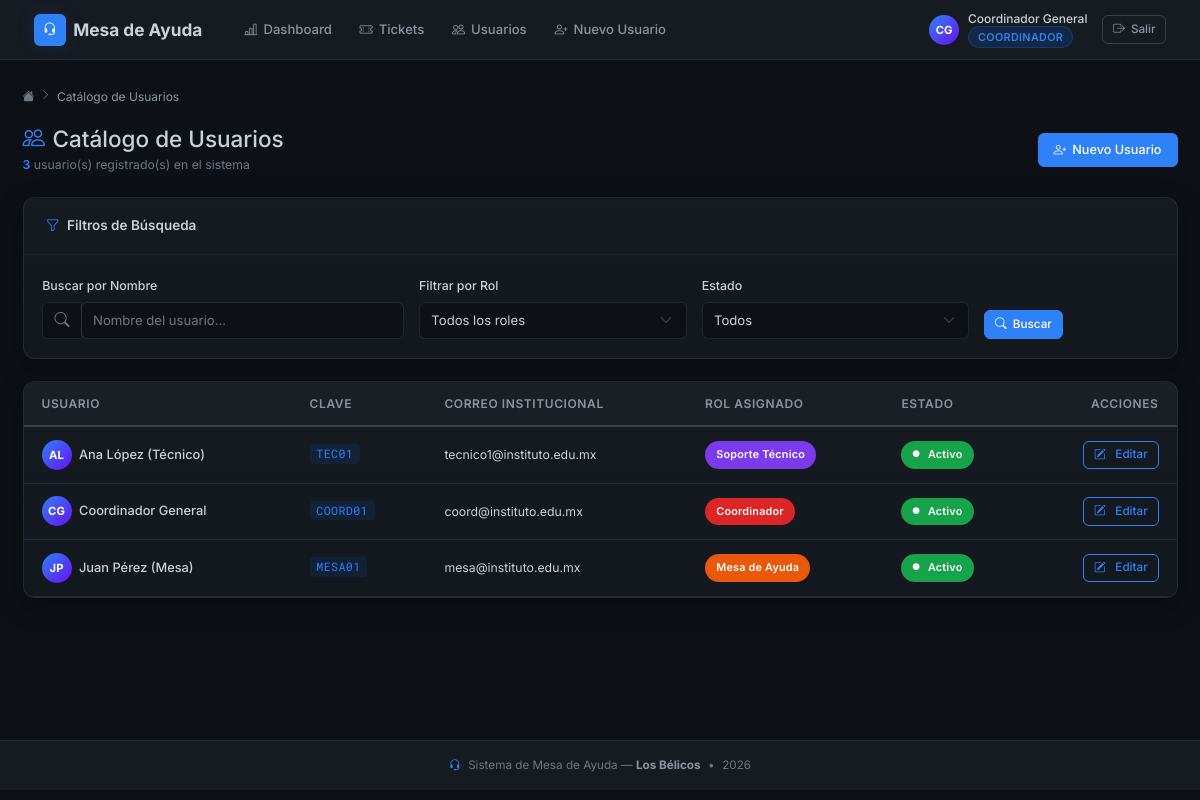
/index.php?controller=Usuario&action=index (signed in), run on an earlier commit of the app's database.
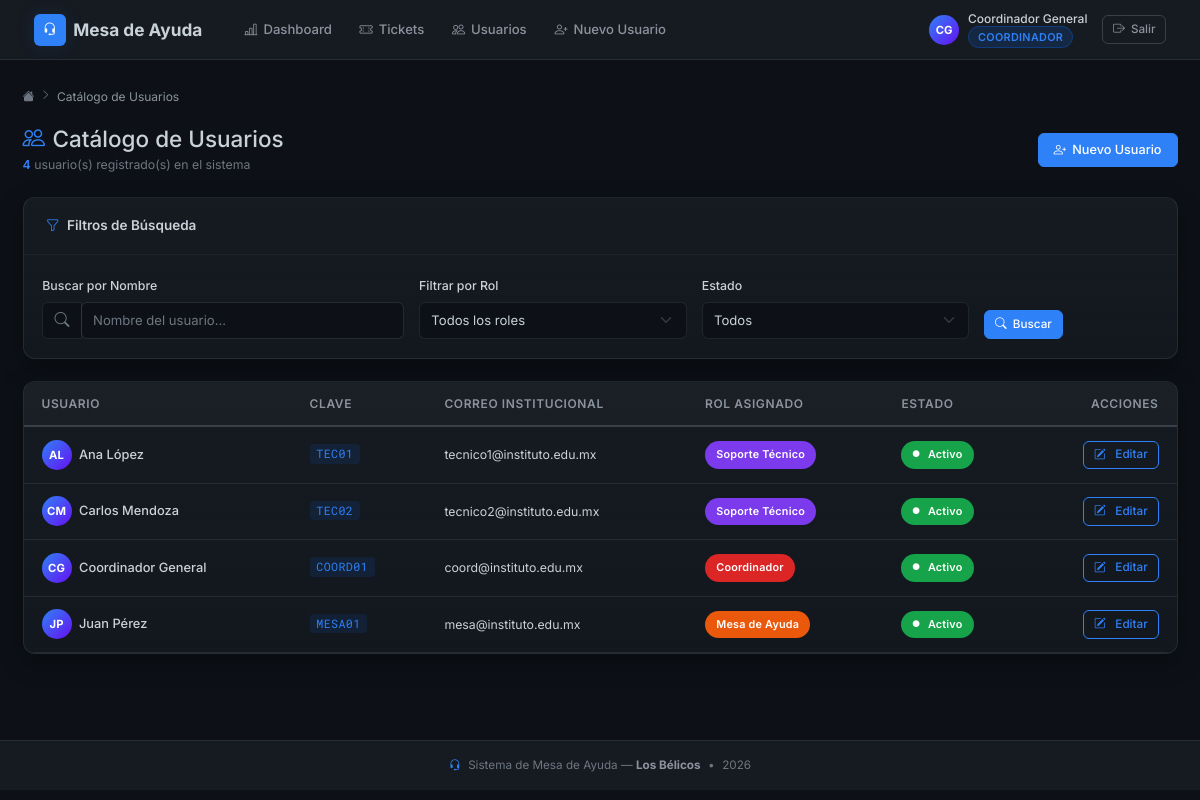
And on a later commit of the database.
### tables this page shows
CREATE TABLE `usuarios` (
  `id`                    int(10) UNSIGNED                NOT NULL,
  `clave_acceso`          varchar(20)                    NOT NULL,
  `nombre_completo`       varchar(150)                   NOT NULL,
  `correo_institucional`  varchar(100)                   NOT NULL,
  `password_hash`         varchar(255)                   NOT NULL,
  `id_rol`                int(10) UNSIGNED               NOT NULL,
  `estado`                enum('Activo','Inactivo')       NOT NULL DEFAULT 'Activo'
);

CREATE TABLE `roles` (
  `id`         int(10) UNSIGNED NOT NULL,
  `nombre_rol` varchar(50)      NOT NULL
);

### app/controllers/UsuarioController.php (called while the page is built, shortened)
<?php
class UsuarioController {
    private Usuario $modelUsuario;
    public function __construct() {
        require_once BASE_PATH . '/app/models/Usuario.php';
        $this->modelUsuario = new Usuario();
    }
    public function index(): void {
        $filtros = [
            'nombre' => trim($_GET['nombre'] ?? ''),
            'id_rol' => $_GET['id_rol']      ?? '',
            'estado' => $_GET['estado']      ?? '',
        ];
        $usuarios  = $this->modelUsuario->obtenerTodos($filtros);
        require BASE_PATH . '/app/views/usuarios/index.php';
    }
}

### config/Database.php (called while the page is built)
<?php
class Database {
    private static ?Database $instance = null;
    private PDO $connection;
    private function __construct() {
        $host = 'localhost';
        $db   = 'helpdesk_db';
        $user = 'root';
        $pass = '';
        try {
            $this->connection = new PDO("mysql:host=$host;dbname=$db;charset=utf8mb4", $user, $pass);
            $this->connection->setAttribute(PDO::ATTR_ERRMODE, PDO::ERRMODE_EXCEPTION);
        } catch(PDOException $e) {
            die("Error de conexión: " . $e->getMessage());
        }
    }
    public static function getInstance(): Database {
        if (self::$instance === null) {
            self::$instance = new self();
        }
        return self::$instance;
    }
    public function getConnection(): PDO {
        return $this->connection;
    }
}

### app/models/Usuario.php (called while the page is built, shortened)
<?php
class Usuario {
    private PDO $db;
    public function __construct() {
        $this->db = Database::getInstance()->getConnection();
    }
    public function obtenerTodos(array $filtros = []): array {
        $sql = "SELECT u.id, u.clave_acceso, u.nombre_completo,
                       u.correo_institucional, u.estado,
                       r.nombre_rol, r.id AS id_rol
                FROM usuarios u
                INNER JOIN roles r ON u.id_rol = r.id
                WHERE 1=1";
        $params = [];
        $sql .= " ORDER BY u.nombre_completo ASC";
        $stmt = $this->db->prepare($sql);
        $stmt->execute($params);
        return $stmt->fetchAll();
    }
}

### app/views/usuarios/index.php (the view, shortened to what the changed rows need)
<?php
require BASE_PATH . '/app/views/layouts/header.php';
$filtrosActivos = !empty($filtros['nombre'])
               || !empty($filtros['id_rol'])
               || !empty($filtros['estado']);
function rolBadgeClass(string $rol): string {
    return match (strtolower(trim($rol))) {
        'coordinador'                      => 'badge-alta',
        'soporte técnico', 'soporte tecnico' => 'badge-proceso',
        'mesa de ayuda'                    => 'badge-abierto',
        default                            => 'badge-pendiente',
    };
}
?>
<div class="d-flex align-items-center justify-content-between mb-4 flex-wrap gap-2 fade-in-up">
    <div>
        <h1 class="h4 mb-1">
            <i class="bi bi-people me-2 text-accent"></i>Catálogo de Usuarios
        </h1>
        <p class="mb-0" style="font-size:0.82rem; color:var(--text-muted);">
            <?php if ($filtrosActivos): ?>
                <span class="text-accent fw-semibold"><?= count($usuarios) ?></span>
                resultado(s) encontrado(s)
                &mdash;
                <a href="<?= BASE_URL ?>/index.php?controller=Usuario&action=index"
                   style="color:var(--text-muted); text-decoration:none; font-size:0.8rem;">
                    <i class="bi bi-x-circle"></i> Limpiar filtros
                </a>
            <?php else: ?>
                <span class="text-accent fw-semibold"><?= count($usuarios) ?></span>
                usuario(s) registrado(s) en el sistema
            <?php endif; ?>
        </p>
    </div>
</div>
<div class="hd-card mb-4 fade-in-up delay-1">
    <div class="hd-card-header">
        <h2 class="hd-card-title">
            <i class="bi bi-funnel text-accent"></i> Filtros de Búsqueda
        </h2>
    </div>
</div>
<div class="hd-card fade-in-up delay-2">
    <div class="hd-card-body p-0">
        <?php if (empty($usuarios)): ?>
            <div class="empty-state py-5">
                <i class="bi bi-people d-block mb-3" style="font-size:2.5rem; color:var(--text-muted);"></i>
                <?php if ($filtrosActivos): ?>
                    <p class="mb-2">No se encontraron usuarios con los filtros aplicados.</p>
                    <a href="<?= BASE_URL ?>/index.php?controller=Usuario&action=index"
                       class="btn btn-outline-secondary btn-sm">
                        <i class="bi bi-x-circle"></i> Limpiar filtros
                    </a>
                <?php else: ?>
                    <p class="mb-2">No hay usuarios registrados en el sistema aún.</p>
                    <a href="<?= BASE_URL ?>/index.php?controller=Usuario&action=create"
                       class="btn btn-primary btn-sm">
                        <i class="bi bi-person-plus"></i> Crear primer usuario
                    </a>
                <?php endif; ?>
            </div>
        <?php else: ?>
            <div class="hd-table-wrapper" style="border:none; border-radius:0;">
                <table class="table table-hover align-middle mb-0">
                    <thead>
                        <tr>
                            <th>Usuario</th>
                            <th>Clave</th>
                            <th>Correo Institucional</th>
                            <th>Rol Asignado</th>
                            <th>Estado</th>
                            <th class="text-end">Acciones</th>
                        </tr>
                    </thead>
                    <tbody>
                        <?php foreach ($usuarios as $u): ?>
                            <?php
                            $words    = array_slice(explode(' ', $u['nombre_completo']), 0, 2);
                            $initials = implode('', array_map(fn($w) => strtoupper($w[0]), $words));
                            $isActivo = strtolower($u['estado']) === 'activo';
                            ?>
                            <tr>
                                <td>
                                    <div class="d-flex align-items-center gap-2">
                                        <div class="user-avatar-sm <?= $isActivo ? '' : 'opacity-50' ?>">
                                            <?= htmlspecialchars($initials) ?>
                                        </div>
                                        <span style="font-weight:500; <?= $isActivo ? '' : 'color:var(--text-muted);' ?>">
                                            <?= htmlspecialchars($u['nombre_completo']) ?>
                                        </span>
                                    </div>
                                </td>
                                <td>
                                    <span class="folio-tag">
                                        <?= htmlspecialchars($u['clave_acceso']) ?>
                                    </span>
                                </td>
                                <td style="font-size:0.82rem; color:var(--text-muted);">
                                    <?= htmlspecialchars($u['correo_institucional']) ?>
                                </td>
                                <td>
                                    <span class="hd-badge <?= rolBadgeClass($u['nombre_rol']) ?>">
                                        <?= htmlspecialchars($u['nombre_rol']) ?>
                                    </span>
                                </td>
                                <td>
                                    <span class="hd-badge <?= $isActivo ? 'badge-activo' : 'badge-inactivo' ?>">
                                        <i class="bi bi-circle-fill me-1" style="font-size:0.45rem;"></i>
                                        <?= $isActivo ? 'Activo' : 'Inactivo' ?>
                                    </span>
                                </td>
                                <td class="text-end">
                                    <a href="<?= BASE_URL ?>/index.php?controller=Usuario&action=edit&id=<?= $u['id'] ?>"
                                       class="btn btn-outline-primary btn-sm"
                                       title="Editar perfil de <?= htmlspecialchars($u['nombre_completo']) ?>">
                                        <i class="bi bi-pencil-square"></i>
                                        <span class="d-none d-md-inline ms-1">Editar</span>
                                    </a>
                                </td>
                            </tr>
                        <?php endforeach; ?>
                    </tbody>
                </table>
            </div>
        <?php endif; ?>
    </div>
</div>
<?php require BASE_PATH . '/app/views/layouts/footer.php'; ?>

What changed in the data, as far as the page shows it:
changed usuarios "tecnico1@instituto.edu.mx": nombre_completo "Ana López (Técnico)" → "Ana López"
added usuarios: nombre_completo "CM", nombre_completo "Carlos Mendoza", clave_acceso "TEC02", correo_institucional "tecnico2@instituto.edu.mx", id_rol.nombre_rol "Soporte Técnico", estado "Activo"
changed usuarios "mesa@instituto.edu.mx": nombre_completo "Juan Pérez (Mesa)" → "Juan Pérez"
Also different on the page:
count($usuarios): "3" → "4"
